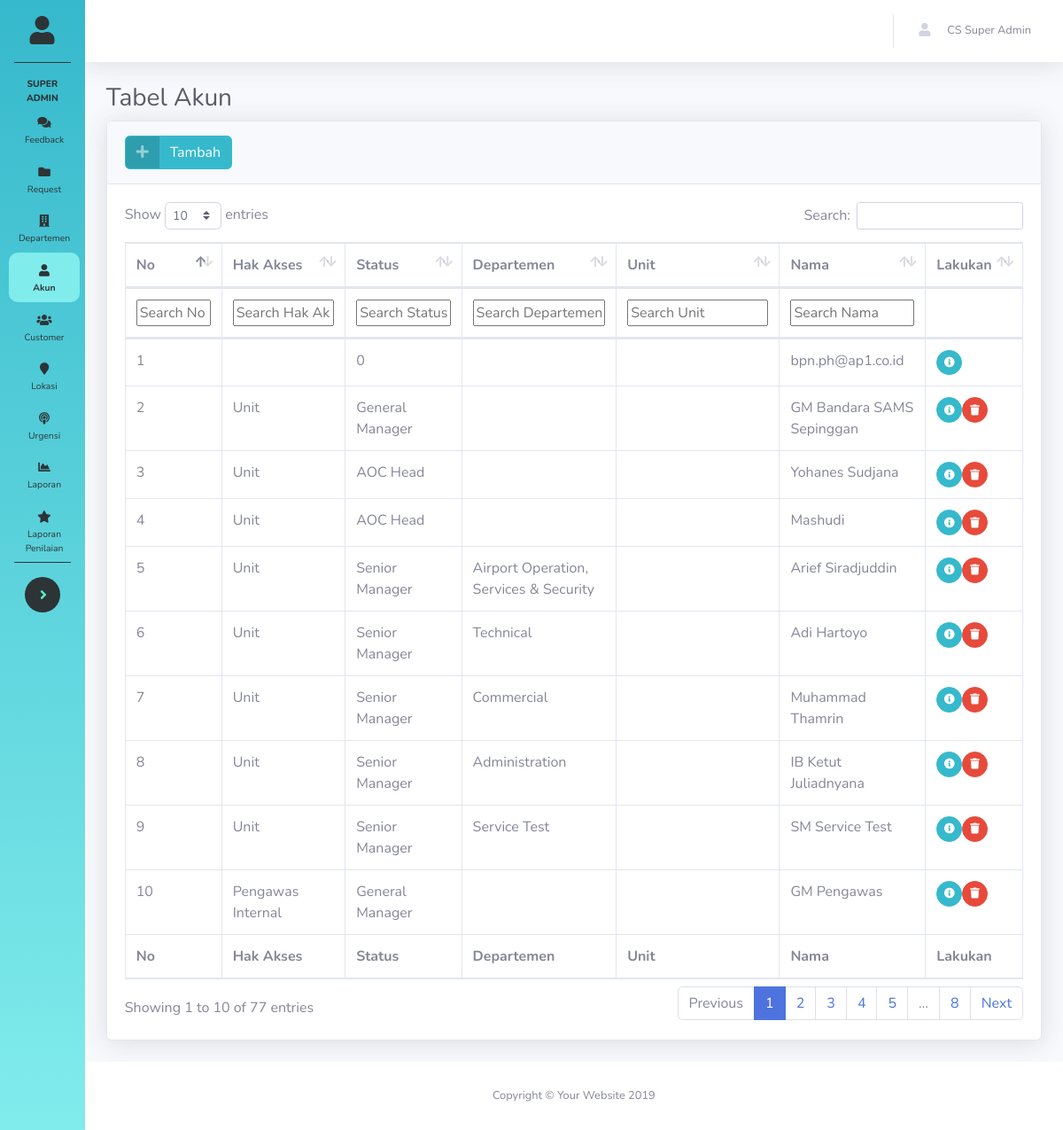
/Admin/list_account.php (signed in), run on the app's committed database.
### tables this page shows
CREATE TABLE `tb_akun` (
  `Id_akun` int(11) NOT NULL,
  `id_departemen` int(5) DEFAULT NULL,
  `id_unit` int(11) DEFAULT NULL,
  `Nama` varchar(50) NOT NULL,
  `Email` varchar(50) NOT NULL,
  `Password` text NOT NULL,
  `No_Telp` varchar(15) NOT NULL,
  `status` varchar(15) DEFAULT NULL,
  `hak_akses` varchar(50) DEFAULT NULL
);

CREATE TABLE `tb_departemen` (
  `id_departemen` int(11) NOT NULL,
  `Departemen` varchar(200) DEFAULT NULL
);

### Admin/list_account.php (the view, shortened to what this page needs)
<?php
    include 'header.php';
?>
        <div class="container-fluid">
          <h1 class="h3 mb-2 text-gray-800">Tabel Akun</h1>
          <div class="card shadow mb-4">
            <div class="card-header py-3">
              <a href="add_account.php" class="btn btn-info btn-icon-split">
                    <span class="icon text-white-50">
                      <i class="fas fa-plus"></i>
                    </span>
                    <span class="text">Tambah</span>
                  </a>
            </div>
            <div class="card-body">
              <div class="table-responsive">
                <table class="table table-bordered" id="dataTable" width="100%" cellspacing="0">
                  <thead>
                    <tr>
                      <th>No</th>
                      <th>Hak Akses</th>
                      <th>Status</th>
                      <th>Departemen</th>
                      <th>Unit</th>
                      <th>Nama</th>
                      <th>Lakukan</th>
                    </tr>
                  </thead>
                  <tfoot>
                    <tr>
                      <th>No</th>
                      <th>Hak Akses</th>
                      <th>Status</th>
                      <th>Departemen</th>
                      <th>Unit</th>
                      <th>Nama</th>
                      <th>Lakukan</th>
                    </tr>
                  </tfoot>
                  <tbody>
                    <?php
                      $mahasiswa = mysqli_query($koneksi, "SELECT * from tb_akun left join tb_unit ON tb_akun.id_unit=tb_unit.id_unit left join tb_departemen ON tb_akun.id_departemen = tb_departemen.id_departemen ORDER BY tb_akun.id_unit") or die(mysqli_error($koneksi));
                      $no=1;
                      foreach ( $mahasiswa as $row){
                          echo "<tr>
                              <td>$no</td>
                              <td>".$row['hak_akses']."</td>
                              <td>".$row['status']."</td>
                              <td>".$row['Departemen']."</td>
                              <td>".$row['nama_unit']."</td>
                              <td>".$row['Nama']."</td>
                              <td><a href='detail_akun.php?id=".$row['Id_akun']."' class='btn btn-info btn-circle btn-sm'>
                                <i class='fas fa-info-circle'></i>
                              </a>";
                              if($row['status']!='0'){
                              echo"<a href='../action/delete_account.php?id=".$row['Id_akun']."' class='btn btn-danger btn-circle btn-sm' name='hapus' onclick='return";
                                echo ' confirm("Apakah ingin menghapus akun atas nama '.$row['Nama'].'?")';
                                echo"'>
                                <i class='fas fa-trash'></i>
                              </a>";
                              }
                              echo"</td>
                            </tr>";
                          $no++;
                      }
                    ?>
                  </tbody>
                </table>
              </div>
            </div>
          </div>
        </div>
      </div>
<?php include 'footer.php';
?>

### data on the page
tb_akun: status "0", Nama "bpn.ph@ap1.co.id"
tb_akun: hak_akses "Unit", status "General Manager", Nama "GM Bandara SAMS Sepinggan"
tb_akun: hak_akses "Unit", status "AOC Head", Nama "Yohanes Sudjana"
tb_akun: hak_akses "Unit", status "AOC Head", Nama "Mashudi"
tb_akun: hak_akses "Unit", status "Senior Manager", id_departemen.Departemen "Airport Operation, Services & Security", Nama "Arief Siradjuddin"
tb_akun: hak_akses "Unit", status "Senior Manager", id_departemen.Departemen "Technical", Nama "Adi Hartoyo"
tb_akun: hak_akses "Unit", status "Senior Manager", id_departemen.Departemen "Commercial", Nama "Muhammad Thamrin"
tb_akun: hak_akses "Unit", status "Senior Manager", id_departemen.Departemen "Administration", Nama "IB Ketut Juliadnyana"
tb_akun: hak_akses "Unit", status "Senior Manager", id_departemen.Departemen "Service Test", Nama "SM Service Test"
tb_akun: hak_akses "Pengawas Internal", status "General Manager", Nama "GM Pengawas"

### other printed values
$_SESSION['hak_akses'] "SUPER ADMIN"
$_SESSION['nama'] "CS Super Admin"
